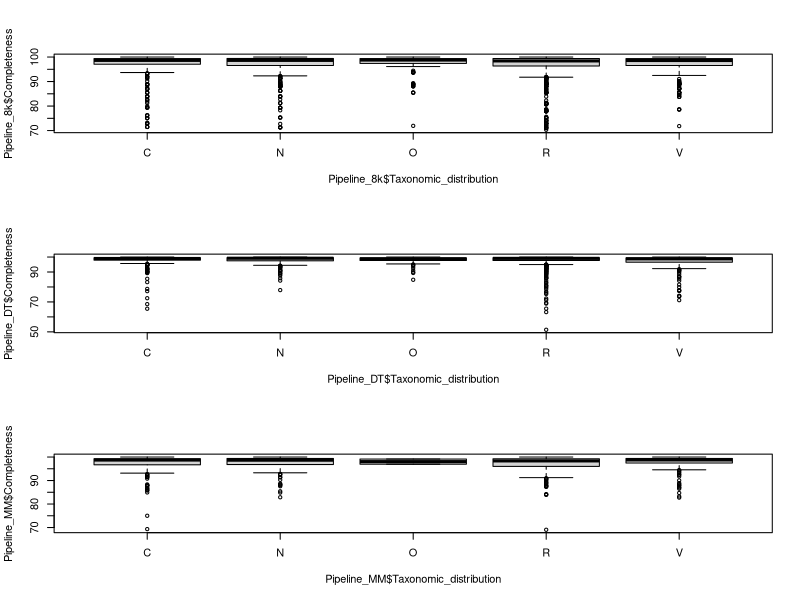
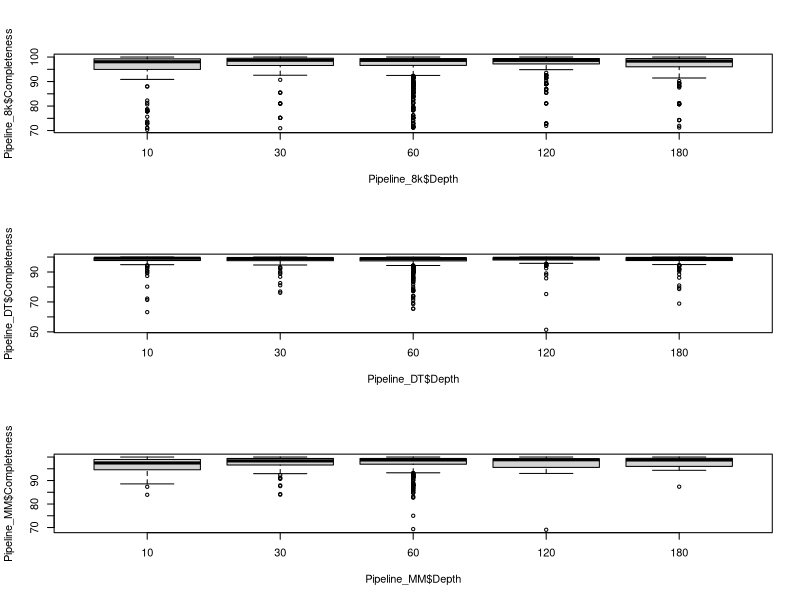
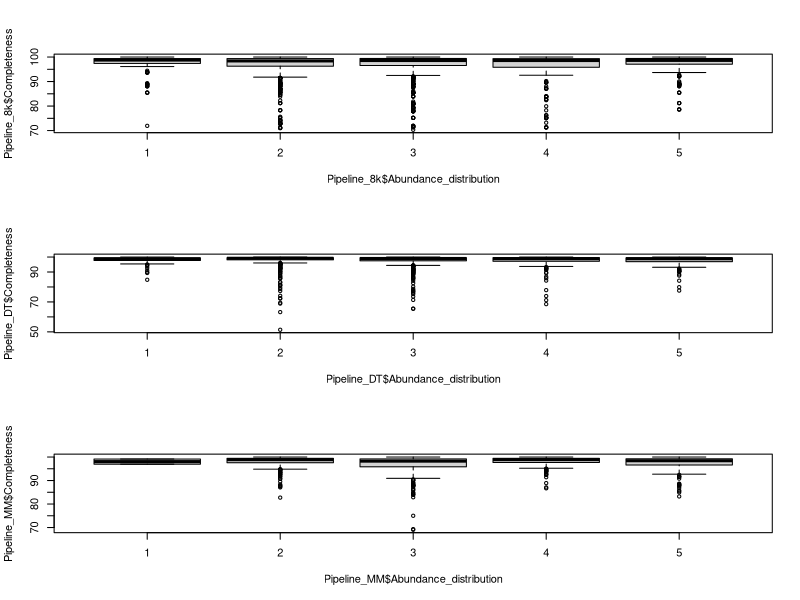
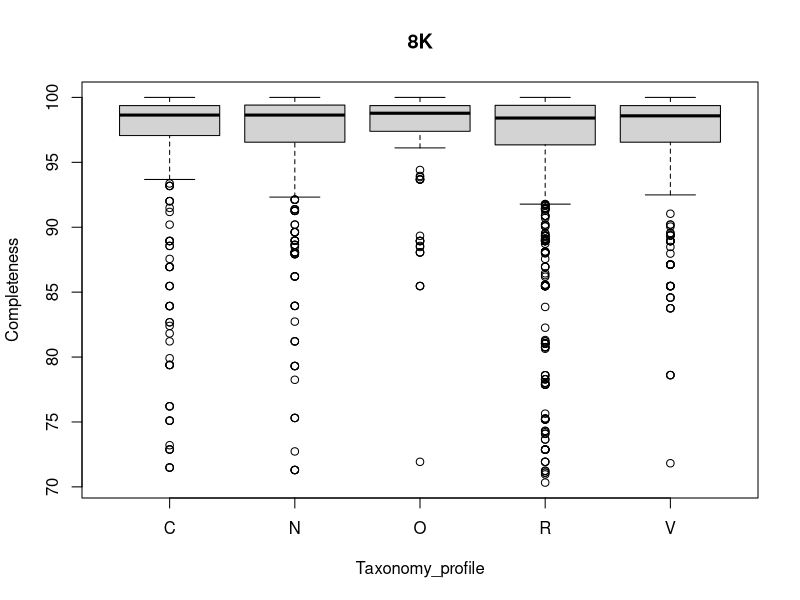
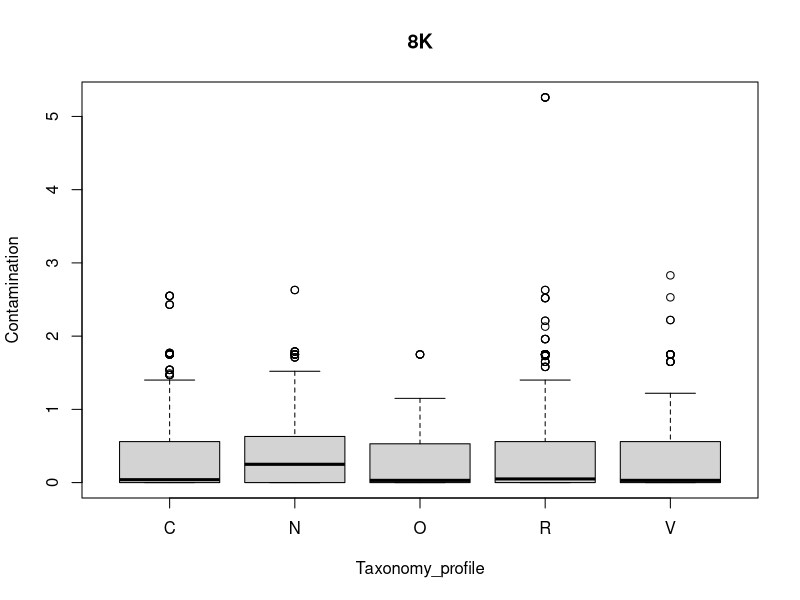
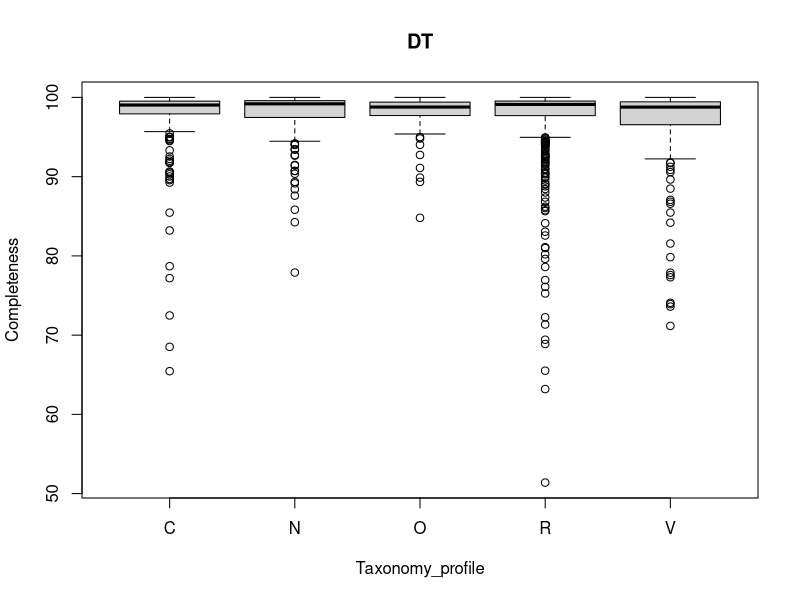
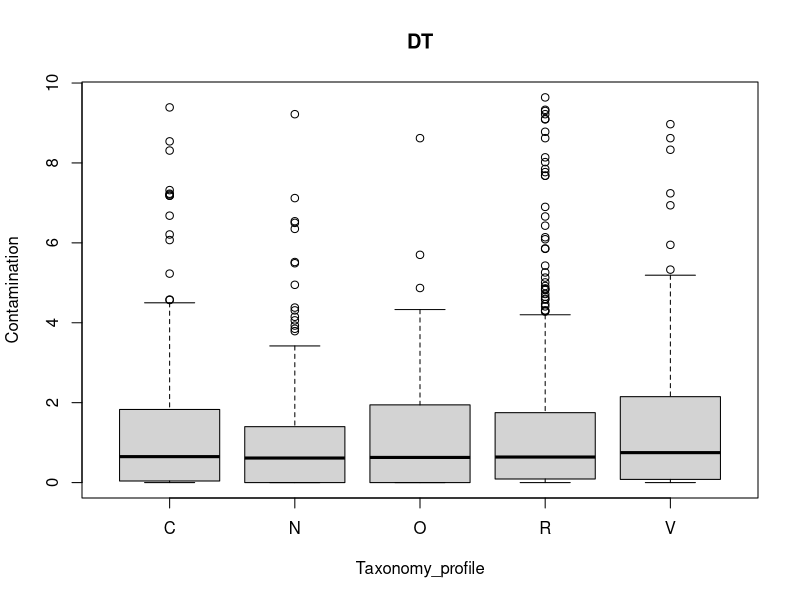
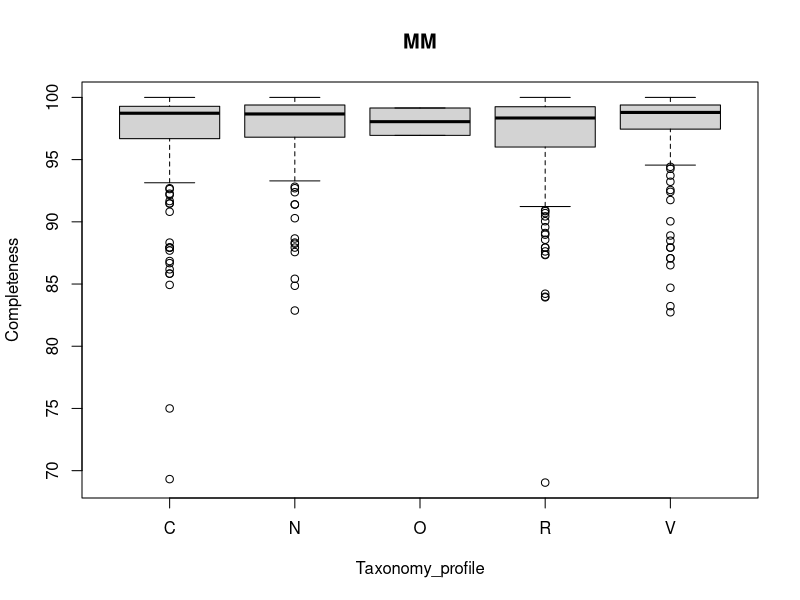

Reproduce these figures in R, in order.
## Mock Community analysis

##### Load Packages ####

library(stats)
library(ggplot2)
library(dplyr)
library(tidyr)

#### Load Data ####
#File created after the run from 00_initial_data
results_all_bin_counts <-
  read.csv("01_All_comms_results_R.csv",
           header = T,
           sep = ",")

##### Evaluate Abundance distribution ####

AD_analysis <-
  results_all_bin_counts[results_all_bin_counts$Depth == 60 &
                           results_all_bin_counts$Taxonomic_distribution == "O", ]
AD_results <-
  AD_analysis %>% group_by(Pipeline) %>% summarise(
    Average_bins = mean(Number_of_bins),
    Percentage_taxa_found = (mean(Taxonomies_found) / 42 * 100),
    Average_FP = mean(Number_FP)
  )

#write.table(AD_results,file="AD_results.tsv",sep = "\t")

##### Evaluate Depth influence ####

Depth_analysis <-
  results_all_bin_counts[results_all_bin_counts$Taxonomic_distribution ==
                           "R" & results_all_bin_counts$Abundance_distribution %in% c(2, 3), ]
Depth_analysis_2 <-
  results_all_bin_counts[results_all_bin_counts$Taxonomic_distribution ==
                           "R" &
                           results_all_bin_counts$Abundance_distribution == 2, ] # Only using ED 2
Depth_analysis_3 <-
  results_all_bin_counts[results_all_bin_counts$Taxonomic_distribution ==
                           "R" &
                           results_all_bin_counts$Abundance_distribution == 3, ] # Only using ED 3

Depth_results <-
  Depth_analysis %>% group_by(Depth, Abundance_distribution, Pipeline) %>% summarise(
    Average_bins = mean(Number_of_bins),
    Percentage_taxa_found = (mean(Taxonomies_found) / 42 * 100),
    Average_FP = mean(Number_FP)
  ) %>% arrange(Pipeline)
Depth_results_2 <-
  Depth_analysis_2 %>% group_by(Depth, Pipeline) %>% summarise(
    Average_bins = mean(Number_of_bins),
    Percentage_taxa_found = (mean(Taxonomies_found) / 42 * 100),
    Average_FP = mean(Number_FP)
  ) %>% arrange(Pipeline)
Depth_results_3 <-
  Depth_analysis_3 %>% group_by(Depth, Pipeline) %>% summarise(
    Average_bins = mean(Number_of_bins),
    Percentage_taxa_found = (mean(Taxonomies_found) / 42 * 100),
    Average_FP = mean(Number_FP)
  ) %>% arrange(Pipeline)

#write.table(Depth_results,file="Depth_results.tsv",sep = "\t")


##### Evaluate Evenness influence ####

Evenness_analysis <-
  results_all_bin_counts[results_all_bin_counts$Taxonomic_distribution %in% c("C", "N", "V") &
                           results_all_bin_counts$Abundance_distribution %in% c(2, 3, 4, 5) &
                           results_all_bin_counts$Depth == 60, ]

Evenness_results <-
  Evenness_analysis %>% group_by(Taxonomic_distribution, Abundance_distribution, Pipeline) %>% summarise(
    Average_bins = mean(Number_of_bins),
    Percentage_taxa_found = (mean(Taxonomies_found) / 42 * 100),
    Average_FP = mean(Number_FP)
  ) %>% arrange(Pipeline)

#write.table(Evenness_results, file = "Evenness_results.tsv", sep = "\t")


##### Bin quality assessment ####

checkm_table_a <- read.table("01_qual_analysis/CheckM_comm_data/checkm_output_A.tsv",header=T,sep="\t")
checkm_table_b <- read.table("01_qual_analysis/CheckM_comm_data/checkm_output_B.tsv",header=T,sep="\t")
checkm_table_c <- read.table("01_qual_analysis/CheckM_comm_data/checkm_output_C.tsv",header=T,sep="\t")

mock_bins_a <- checkm_table_a[checkm_table_a$Completeness - (checkm_table_a$Contamination*5)>=50,]
mock_bins_b <- checkm_table_b[checkm_table_b$Completeness - (checkm_table_b$Contamination*5)>=50,]
mock_bins_c <- checkm_table_c[checkm_table_c$Completeness - (checkm_table_c$Contamination*5)>=50,]

quality_bins <- rbind(mock_bins_a,mock_bins_b,mock_bins_c)

write.table(quality_bins,file="01_qual_analysis/01_Quality_bins_checkm_R.tsv",sep="\t")


#### Create new tables for each pipeline ####

Pipeline_8k <- quality_bins[quality_bins$Pipeline=="8K",]
Pipeline_DT <- quality_bins[quality_bins$Pipeline=="DT",]
Pipeline_MM <- quality_bins[quality_bins$Pipeline=="MM",]

#### Plots for completeness ####

par(mfrow=c(3,1))

list_pipelines <-
  list("8K" = Pipeline_8k, "DT" = Pipeline_DT, "MM" = Pipeline_MM)

#By Taxonomic relatedness

for (i in 1:length(list_pipelines)) {
  pdf(
    paste0(
      "01_qual_analysis/02_boxplot_comp_contam/boxplot_comp_contam_taxonomy_",
      names(list_pipelines[i]),
      ".pdf"
    )
  )
  boxplot(
    list_pipelines[[i]]$Completeness ~ list_pipelines[[i]]$Taxonomic_distribution,
    ylab = "Completeness",
    xlab = "Taxonomy_profile",
    main = names(list_pipelines[i])
  )
  boxplot(
    list_pipelines[[i]]$Contamination ~ list_pipelines[[i]]$Taxonomic_distribution,
    ylab = "Contamination",
    xlab = "Taxonomy_profile",
    main = names(list_pipelines[i])
  )
  dev.off()
  
}

# Run 1-by-1
boxplot(Pipeline_8k$Completeness ~ Pipeline_8k$Taxonomic_distribution)
boxplot(Pipeline_DT$Completeness ~ Pipeline_DT$Taxonomic_distribution)
boxplot(Pipeline_MM$Completeness ~ Pipeline_MM$Taxonomic_distribution)


##### By Sequencing depth ####

for (i in 1:length(list_pipelines)) {
  pdf(
    paste0(
      "01_qual_analysis/02_boxplot_comp_contam/boxplot_comp_contam_depth_",
      names(list_pipelines[i]),
      ".pdf"
    )
  )
  boxplot(
    list_pipelines[[i]]$Completeness ~ list_pipelines[[i]]$Depth,
    ylab = "Completeness",
    xlab = "Sequencing depth",
    main = names(list_pipelines[i])
  )
  boxplot(
    list_pipelines[[i]]$Contamination ~ list_pipelines[[i]]$Depth,
    ylab = "Contamination",
    xlab = "Sequencing depth",
    main = names(list_pipelines[i])
  )
  dev.off()
  
}

boxplot(Pipeline_8k$Completeness ~ Pipeline_8k$Depth)
boxplot(Pipeline_DT$Completeness ~ Pipeline_DT$Depth)
boxplot(Pipeline_MM$Completeness ~ Pipeline_MM$Depth)

##### By Evenness (abundance) distribution ####

for (i in 1:length(list_pipelines)) {
  pdf(
    paste0(
      "01_qual_analysis/02_boxplot_comp_contam/boxplot_comp_contam_evenness_",
      names(list_pipelines[i]),
      ".pdf"
    )
  )
  boxplot(
    list_pipelines[[i]]$Completeness ~ list_pipelines[[i]]$Abundance_distribution,
    ylab = "Completeness",
    xlab = "Evenness profile",
    main = names(list_pipelines[i])
  )
  boxplot(
    list_pipelines[[i]]$Contamination ~ list_pipelines[[i]]$Abundance_distribution,
    ylab = "Contamination",
    xlab = "Evenness profile",
    main = names(list_pipelines[i])
  )
  dev.off()
  
}

boxplot(Pipeline_8k$Completeness ~ Pipeline_8k$Abundance_distribution)
boxplot(Pipeline_DT$Completeness ~ Pipeline_DT$Abundance_distribution)
boxplot(Pipeline_MM$Completeness ~ Pipeline_MM$Abundance_distribution)
